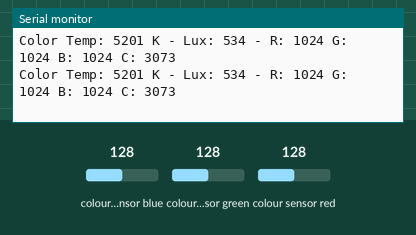
Recording of a sketch running on a simulated Arduino Uno, built with avr-gcc and run on an emulated ATmega328P. Parts: the last lines printed to the serial monitor. Inputs (shaded band) come from the test bench; at power-on: colour sensor blue 128, colour sensor green 128, colour sensor red 128.

Above: at 1.2 s.
1.3 s: colour sensor blue set to 5
At 1.51 s:
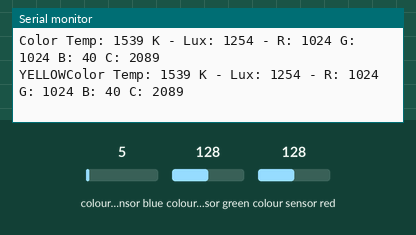
3.3 s: colour sensor green set to 5
At 3.45 s:
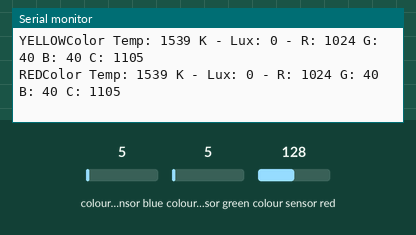
5.3 s: colour sensor red set to 5
At 5.31 s:
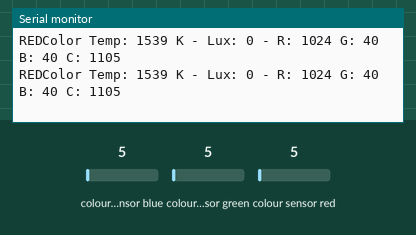
8.3 s: colour sensor blue set to 64
At 8.45 s:
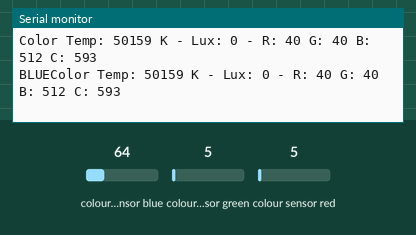
10.3 s: colour sensor green set to 64
At 10.38 s:
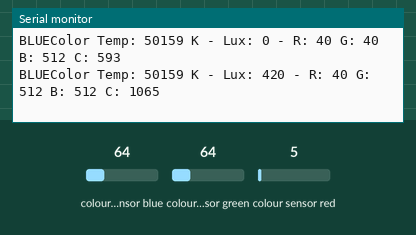
13.3 s: colour sensor red set to 128
At 13.32 s:
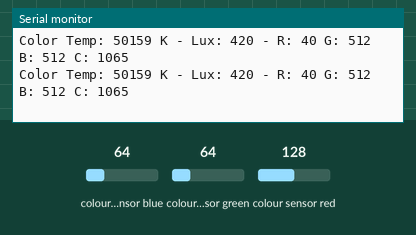
Timing chart, 0 to 16.3 s (numbered marks = the images above; inputs shaded):
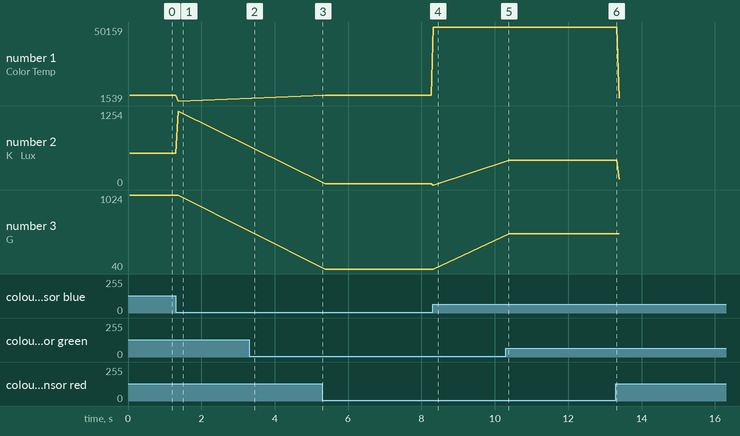

The sketch:

tcs34725.ino
```cpp
#include <Wire.h>
#include "Adafruit_TCS34725.h"

/* Example code for the Adafruit TCS34725 breakout library */

/* Connect SCL    to analog 5
   Connect SDA    to analog 4
   Connect VDD    to 3.3V DC
   Connect GROUND to common ground */

/* Initialise with default values (int time = 2.4ms, gain = 1x) */
// Adafruit_TCS34725 tcs = Adafruit_TCS34725();

/* Initialise with specific int time and gain values */
Adafruit_TCS34725 tcs = Adafruit_TCS34725(TCS34725_INTEGRATIONTIME_614MS, TCS34725_GAIN_1X);

void setup(void) {
  printf("hello");
  Serial.begin(9600);
  Serial.println("HELLO");

  if (tcs.begin()) {
    Serial.println("Found sensor");
  } else {
    Serial.println("No TCS34725 found ... check your connections");
    while (1);
  }

  // Now we're ready to get readings!
}

void loop(void) {
  uint16_t r, g, b, c, colorTemp, lux;

  tcs.getRawData(&r, &g, &b, &c);
  // colorTemp = tcs.calculateColorTemperature(r, g, b);
  colorTemp = tcs.calculateColorTemperature_dn40(r, g, b, c);
  lux = tcs.calculateLux(r, g, b);

  Serial.print("Color Temp: "); Serial.print(colorTemp, DEC); Serial.print(" K - ");
  Serial.print("Lux: "); Serial.print(lux, DEC); Serial.print(" - ");
  Serial.print("R: "); Serial.print(r, DEC); Serial.print(" ");
  Serial.print("G: "); Serial.print(g, DEC); Serial.print(" ");
  Serial.print("B: "); Serial.print(b, DEC); Serial.print(" ");
  Serial.print("C: "); Serial.print(c, DEC); Serial.print(" ");
  Serial.println(" ");

  if(0.8*r > g && 0.8*r > b){
    Serial.print("RED");
  } else if(0.8*g > r && 0.8*g > b){
    Serial.print("GREEN");
  } else if(0.8*b > r && 0.8*b > g){
    Serial.print("BLUE");
  } else if(0.9*r < g && r/0.9 > g && 0.8*g > b){
    Serial.print("YELLOW");
  }

}
```

Measured:
- after the input at 1.3 s, the serial monitor: prints a new line after 0.07 s (image 1)
- after the input at 3.3 s, the serial monitor: prints a new line at once (image 2)
- after the input at 8.3 s, the serial monitor: prints a new line at once (image 4)
- after the input at 10.3 s, the serial monitor: prints a new line at once (image 5)
- plotted number 1: 5201 → 1539 after the input at 1.3 s, 1539 → 5201 after the input at 5.3 s, 5201 → 50159 after the input at 8.3 s, 50159 → 3296 after the input at 13.3 s
- plotted number 2: 534 → 1254 after the input at 1.3 s, 1254 → 20 after the input at 5.3 s, 20 → 0 after the input at 8.3 s, 0 → 420 after the input at 10.3 s, 420 → 100 after the input at 13.3 s
